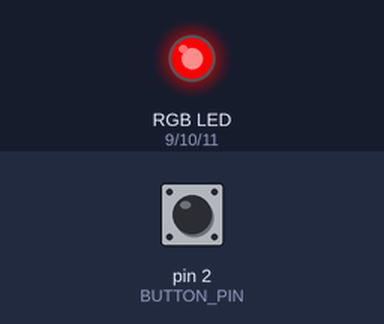
A sketch run on a simulated Arduino Uno, built with avr-gcc and run on an emulated ATmega328P. On the bench: an RGB LED mixed from three pins (HIGH = lit). The inputs (shaded band) are chosen by the test bench; at power-on: pin 2 (BUTTON_PIN) HIGH. Dim RGB values are drawn brighter than linear.

Above: at 1.2 s.
1.3 s: pin 2 (BUTTON_PIN) pulled LOW for 0.15 s
At 1.54 s:
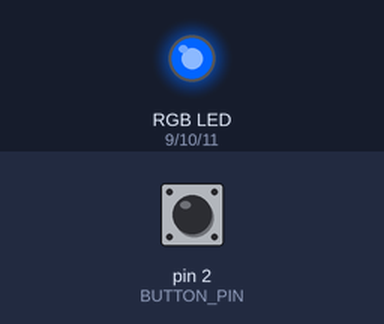
At 1.95 s:
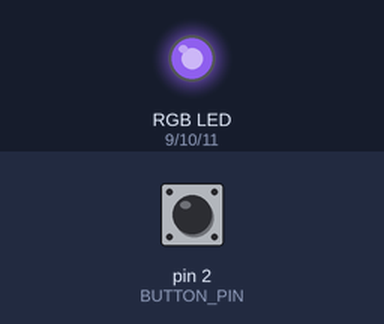
4.3 s: pin 2 (BUTTON_PIN) pulled LOW for 1 s
At 5.38 s:
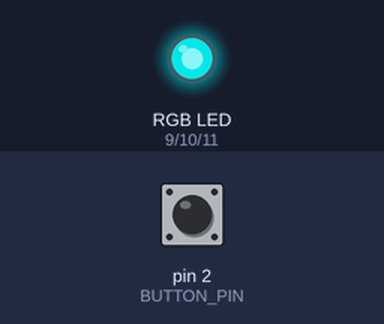
Timing chart, 0 to 17.3 s (numbered marks = the images above; inputs shaded):
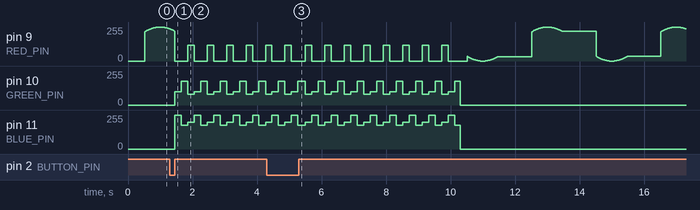

Measured:
- after the input at 1.3 s, pin 10 (GREEN_PIN): 0/255 → 100/255 after 0.15 s, then repeats every 0.60 s: 180/255 0.20 s, 80/255 0.20 s, 100/255 0.20 s; pin 11 (BLUE_PIN): 0/255 → 255/255 after 0.15 s, then repeats every 0.60 s: 180/255 0.20 s, 200/255 0.20 s, 255/255 0.20 s

The sketch:

interactive_toy.ino
```cpp
#define BUTTON_PIN 2
#define RED_PIN    9
#define GREEN_PIN  10
#define BLUE_PIN   11

unsigned long buttonPressedTime = 0;
unsigned long lastPressTime = 0;
unsigned long lastColorChange = 0;
int colorIndex = 0;
bool isHappy = false;
bool isLongPress = false;

void setup() {
  pinMode(BUTTON_PIN, INPUT_PULLUP);
  pinMode(RED_PIN, OUTPUT);
  pinMode(GREEN_PIN, OUTPUT);
  pinMode(BLUE_PIN, OUTPUT);
}

void loop() {
  unsigned long currentTime = millis();
  int buttonState = digitalRead(BUTTON_PIN);

  if (buttonState == LOW) {
    if (buttonPressedTime == 0) {
      buttonPressedTime = currentTime;
    }
    if (currentTime - buttonPressedTime >= 3000) {
      isLongPress = true;
    }
  } else {
    if (buttonPressedTime != 0) {
      if (!isLongPress) {
        isHappy = true;
        lastColorChange = currentTime;
      }
      lastPressTime = currentTime;
    }
    buttonPressedTime = 0;
    isLongPress = false;
  }

  if (currentTime - lastPressTime > 5000) {
    isHappy = false;
  }

  if (buttonState == LOW && isLongPress) {
    setColor(0, 128, 64);
  } else if (isHappy) {
    happyMode(currentTime);
  } else {
    sadMode(currentTime);
  }
}
void happyMode(unsigned long currentTime) {
  if (currentTime - lastColorChange > 200) {
    lastColorChange = currentTime;
    colorIndex = (colorIndex + 1) % 3;
  }

  switch (colorIndex) {
    case 0: setColor(0, 100, 255); break;
    case 1: setColor(0, 180, 180); break;
    case 2: setColor(120, 80, 200); break;
  }
}
void sadMode(unsigned long currentTime) {
  float period = 4000.0;
  float phase = (currentTime % (unsigned long)period) / period * 2 * PI;
  int brightness = (sin(phase) + 1) * 127.5;
  setColor(brightness, 0, 0);
}

void setColor(int r, int g, int b) {
  analogWrite(RED_PIN, r);
  analogWrite(GREEN_PIN, g);
  analogWrite(BLUE_PIN, b);
}
```
